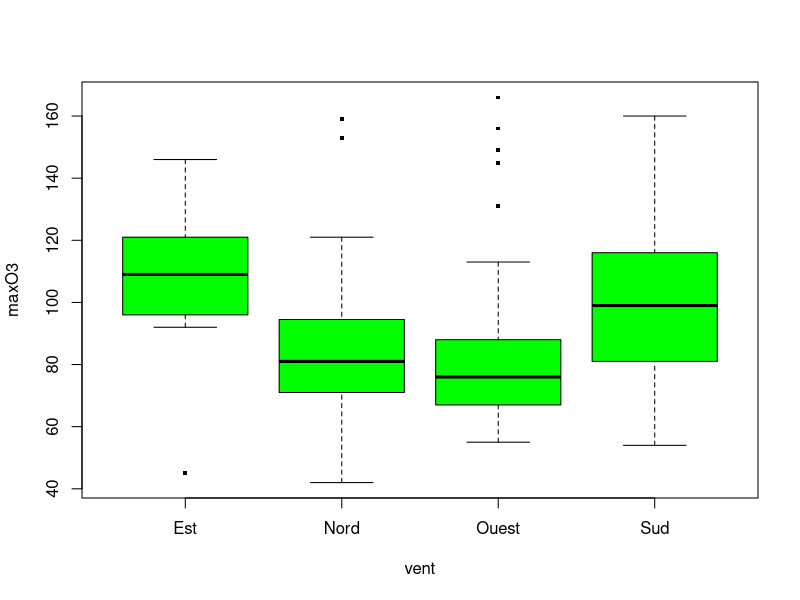
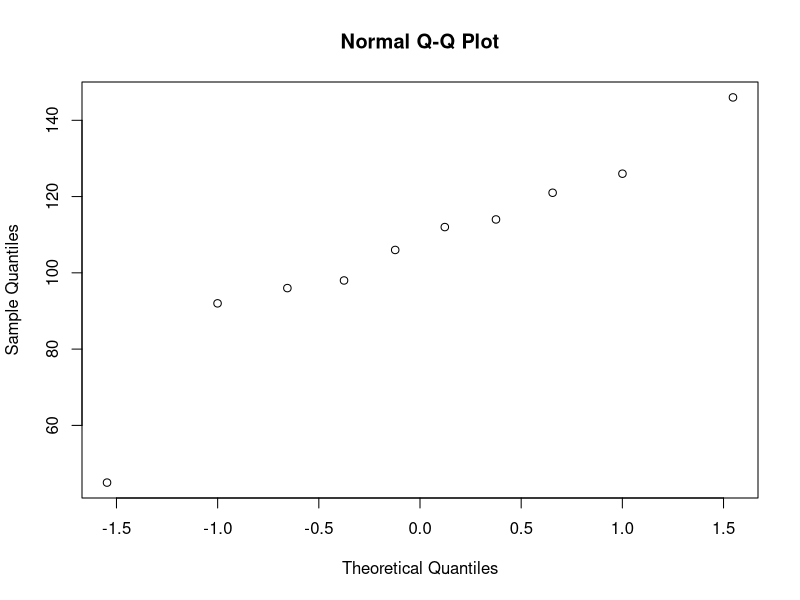
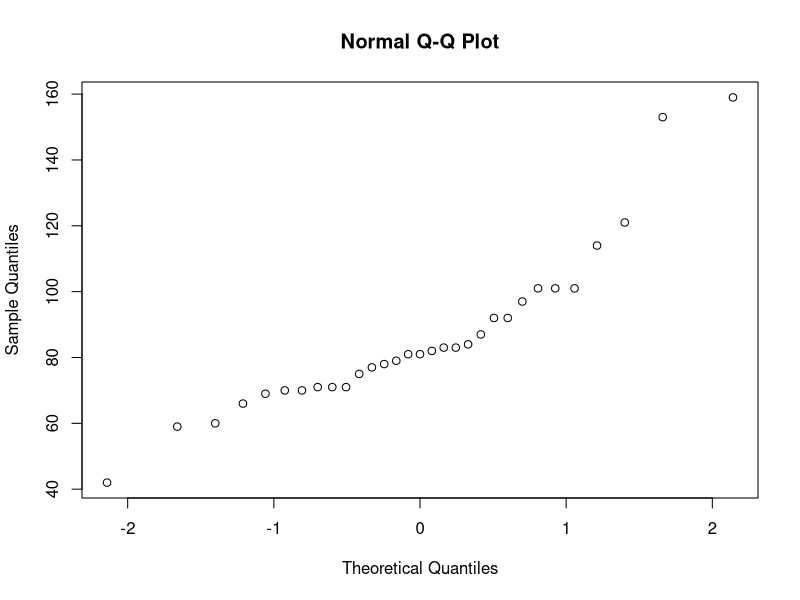
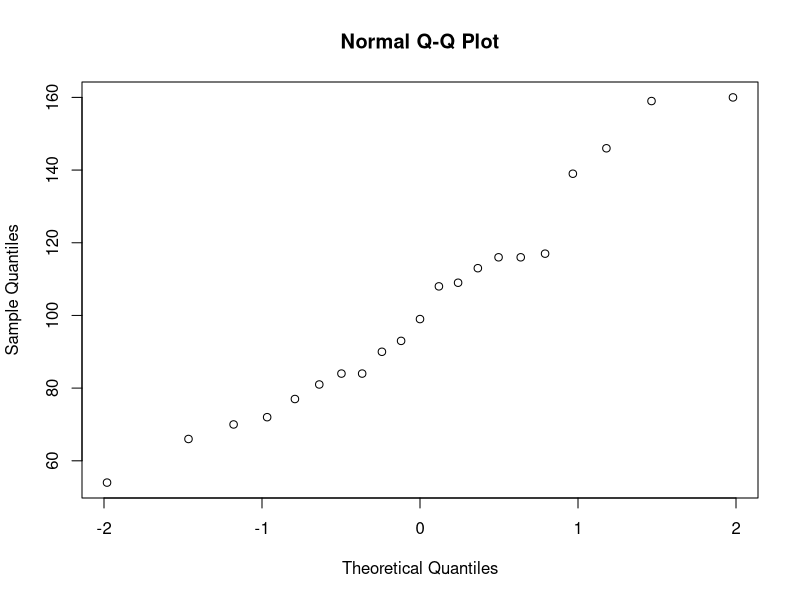
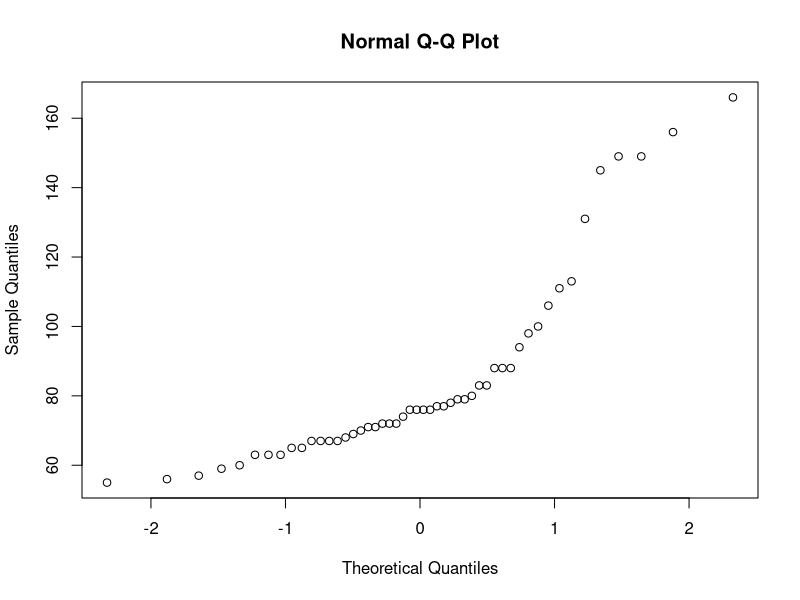
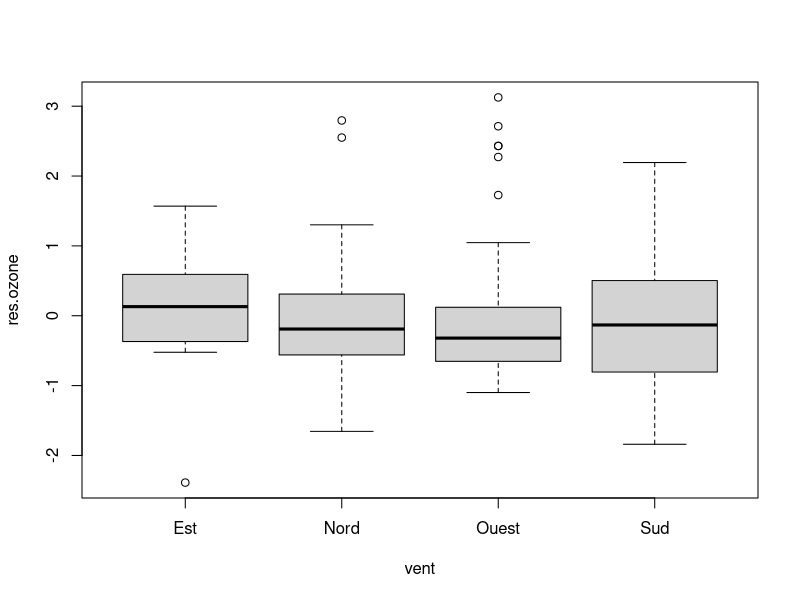

R code for these plots, in order:
# Title     : TODO
# Objective : TODO
# Created by: carloscaro
# Created on: 2020-06-07

# Loading the data
ozone <- read.table('ozone.txt')
head(ozone)
dim(ozone)
# we have 112 samples and 13 variables

#  How to see if there is an influence of the wind in
# the ozone concentration which is max03
# ozone$vent
# or
attach(ozone)
# now we can call every variable from ozone directly

summary(ozone[c("maxO3","vent")])

# boxplot of the variable max03 with respect to the
# labeled of wind
boxplot(maxO3~vent, data=ozone, pch=15, cex=0.5,col = 'green')

# ANOVA with 1 Factor and 4 labels
# wind: east, north, south and west
model = aov(maxO3~vent)

#  before analyzing the outputs of tests we need to verify the assumptions
#  of the noise
# - independency: by looking the experiments
# - gaussianity: normal qq-plot
#                 kolmogorov test
#                 Shapiro test (preffered option over Kolmogorox as it Shapiro
#                 is specialized in Gaussian while Kolmogoroz is more generic
# - homoscedasticty (same variance):
#                   - bartlett test
#                   - levene test

# Equality of the variances
# =========================
var1 = var(maxO3[vent=='Est'])
var2 = var(maxO3[vent=='Nord'])
var3 = var(maxO3[vent=='Ouest'])
var4 = var(maxO3[vent=='Sud'])
# we need to compare:
# var1 with var2,3,4
# var2 with var3,4
# var3 with var4

# Levene test
# this test will perform a fisher test and if we
# H0, then we can assume all variances are equals
summary(aov(abs(model$residuals)~vent))
# Because we are working on the whole dataset, we are working
# with the residuals
print('Pre-packaged test')
library(car)
leveneTest(maxO3,vent,center=median)
leveneTest(model$residuals,vent,center=median)
# Based on the high F values, we can keep the H0 which means that the
# the variances asre all the same

# Barlett test - this test is using the likelihood ratio
bartlett.test(model$residuals~vent)
# The p-value is 0.8. Thus, we accept H0 and we
# accept that all the levels have the same variance

# In summary, Barlett and Levene are both showing us that we can keep H0
# in other words, that all the variances are the same

# For Gaussianity:
# ================
# Shapiro test (preferred over other tests)
select.est <- ozone['vent']=='Est'
# we can perform the same for every label
shapiro.test(ozone[select.est,"maxO3"])
# the output shows a high p-value. Thus, we accept
# H0 => data is Gaussian (H1 => not Gaussian)

# remark: here we are on one label which is why
# we can work directly on the response variable and
# not on the residuals (which would be the case if
# we are working with the whole data set because the
# response for all individuals are not identically
# distributed - not the same expectation,
# same variance though - Gaussian: N(expectation, var) the expectation is going
# to be different for each level)

qqnorm((ozone[select.est,"maxO3"]))
# If the graph seems to be across the line, we accept
# the Gaussian

select.nord <- ozone['vent']=='Nord'
shapiro.test(ozone[select.nord,"maxO3"])
qqnorm((ozone[select.nord,"maxO3"]))

select.sud <- ozone['vent']=='Sud'
shapiro.test(ozone[select.sud,"maxO3"])
qqnorm((ozone[select.sud,"maxO3"]))

select.ouest <- ozone['vent']=='Ouest'
shapiro.test(ozone[select.ouest,"maxO3"])
qqnorm((ozone[select.ouest,"maxO3"]))

# ANOVA testing
ozone.aov <- aov(maxO3~vent)
summary(ozone.aov)
# Conclusion: the wind does have an influence in the Ozone layer
# aov gives us this conclusion but does not give us the value

res.ozone <- rstudent(ozone.aov)
boxplot(res.ozone~vent)
# There are 112 observation so 5% is around 6 and we have around 7
# observations that are out of the region (95& ~ 2 threshold)
summary(lm(maxO3~vent,data=ozone))
# Here the overall goal is to confirm that there is an influence
# not to find the right model
# In this case, the first label is the reference cell ('est')

summary(lm(maxO3~C(vent,base=2),data=ozone))
# We have changed the reference cell to the second label

summary(lm(maxO3~C(vent,sum),data=ozone))
# Imposing another constraint:
# mu_hat =mh
# mh4 = - (mh1 + mh2 + mh3)